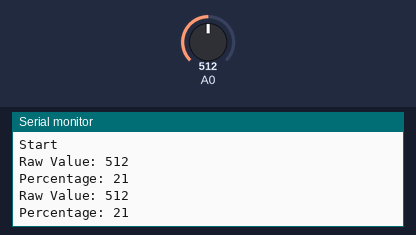
The program below on a simulated Arduino Uno, built with avr-gcc and run on an emulated ATmega328P. Shown: the last lines printed to the serial monitor. Inputs (shaded band) come from the test bench; at power-on: A0 = 512.

Above: at 1.8 s.
1.9 s: A0 set to 580
At 2.8 s:
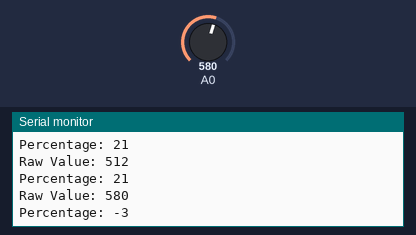
3.4 s: A0 set to 560
At 4.6 s:
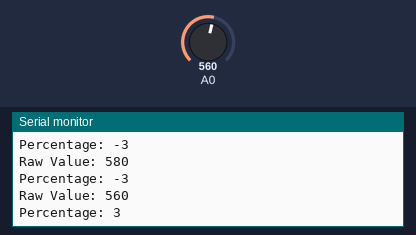
Timing chart, 0 to 6.4 s (numbered marks = the images above; inputs shaded):
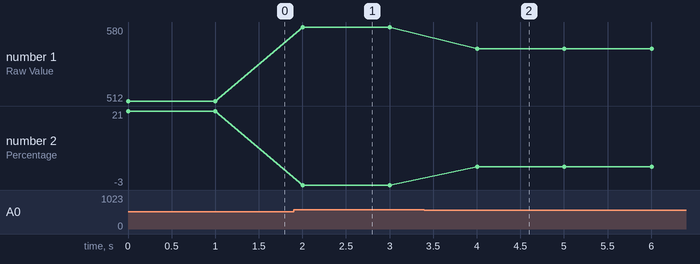

Measured:
- after the input at 1.9 s, the serial monitor: prints a new line after 0.10 s (image 1)
- after the input at 3.4 s, the serial monitor: prints a new line after 0.60 s (image 2)
- plotted number 1: 512 → 580 after the input at 1.9 s, 580 → 560 after the input at 3.4 s
- plotted number 2: 21 → -3 after the input at 1.9 s, -3 → 3 after the input at 3.4 s

The program:

main.cpp
```cpp
/*Quick program to read capactive soil moisture sensor
* Scales raw value to percentage
*
*/

// Observed MIN MAX values for moisture sensor
#define MIN 300
#define MAX 570


#include <Arduino.h>
int16_t moisture = 0;
void setup() {
  //Start Serial Port
  Serial.begin(115200);
  Serial.println("Start");
}

void loop() {
  //Read Raw Value from Moisture Sensor
  moisture = analogRead(0);
  Serial.print("Raw Value: ");
  Serial.println(moisture);
  //Map Raw value to Percentage
  Serial.print("Percentage: ");
  Serial.println(map(moisture, MAX, MIN, 0, 100));
  //Waste some time before the next measurement
  delay(1000);

}
```
